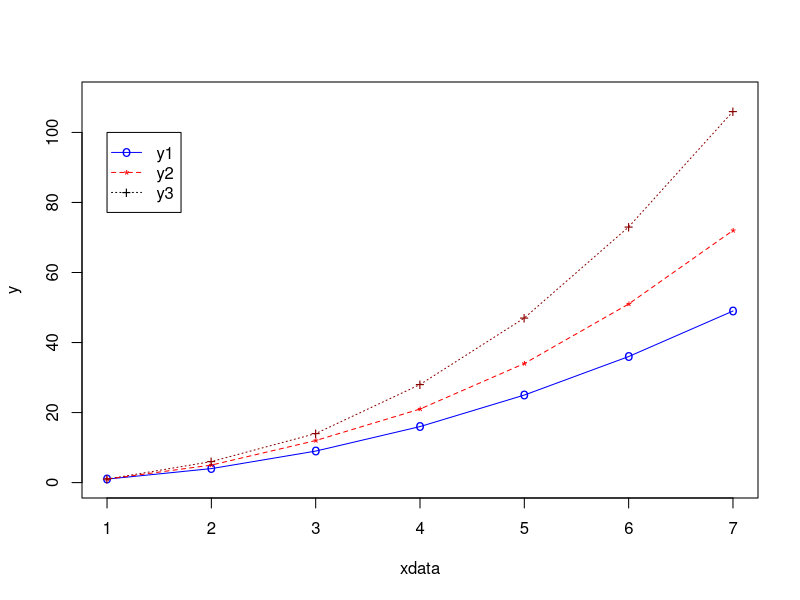

Write R code to recreate this figure.
## ---- chunk 1


# define 3 data sets
xdata <- c(1,2,3,4,5,6,7)
y1 <- c(1,4,9,16,25,36,49)
y2 <- c(1, 5, 12, 21, 34, 51, 72)
y3 <- c(1, 6, 14, 28, 47, 73, 106 )

# plot the first curve by calling plot() function
# First curve is plotted
plot(xdata, y1, type="o", col="blue", pch="o", lty=1, ylim=c(0,110), ylab="y" )

# Add second curve to the same plot by calling points() and lines()
# Use symbol '*' for points.
points(xdata, y2, col="red", pch="*")
lines(xdata, y2, col="red",lty=2)

# Add Third curve to the same plot by calling points() and lines()
# Use symbol '+' for points.
points(xdata, y3, col="dark red",pch="+")
lines(xdata, y3, col="dark red", lty=3)

# Adding a legend inside box at the location (2,40) in graph coordinates.
# Note that the order of plots are maintained in the vectors of attributes.
legend(1,100,legend=c("y1","y2","y3"), col=c("blue","red","black"),
                                   pch=c("o","*","+"),lty=c(1,2,3), ncol=1)



